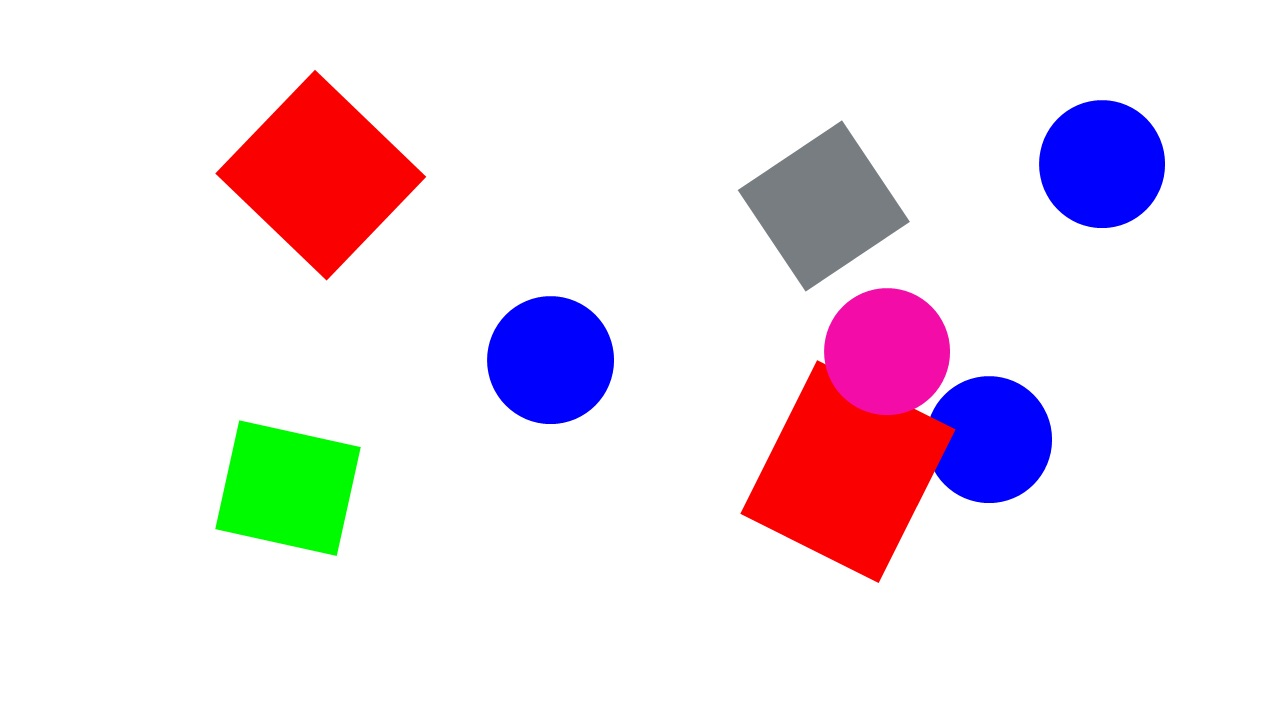
%> input picture L1H2/folder/1.jpg, 1280 x 720 px
$ octave L1H2.m   (GNU Octave 9; MATLAB toolbox functions it lacks are replaced by stand-ins)
%> lines starting %> are read from the running program, lines starting %| are printed output that depends on the picture; in (x1, y1, x2, y2) boxes, pixels count from 0 and x2, y2 are one past the last pixel; in counts of white or black regions, pixels touching at a corner belong together; the program's own positions count from 1
img = imread('1.jpg');
%> img is the input picture: size 720x1280x3 uint8; mean R, G, B 238.2, 226.2, 234.7
gray = rgb2gray(img);
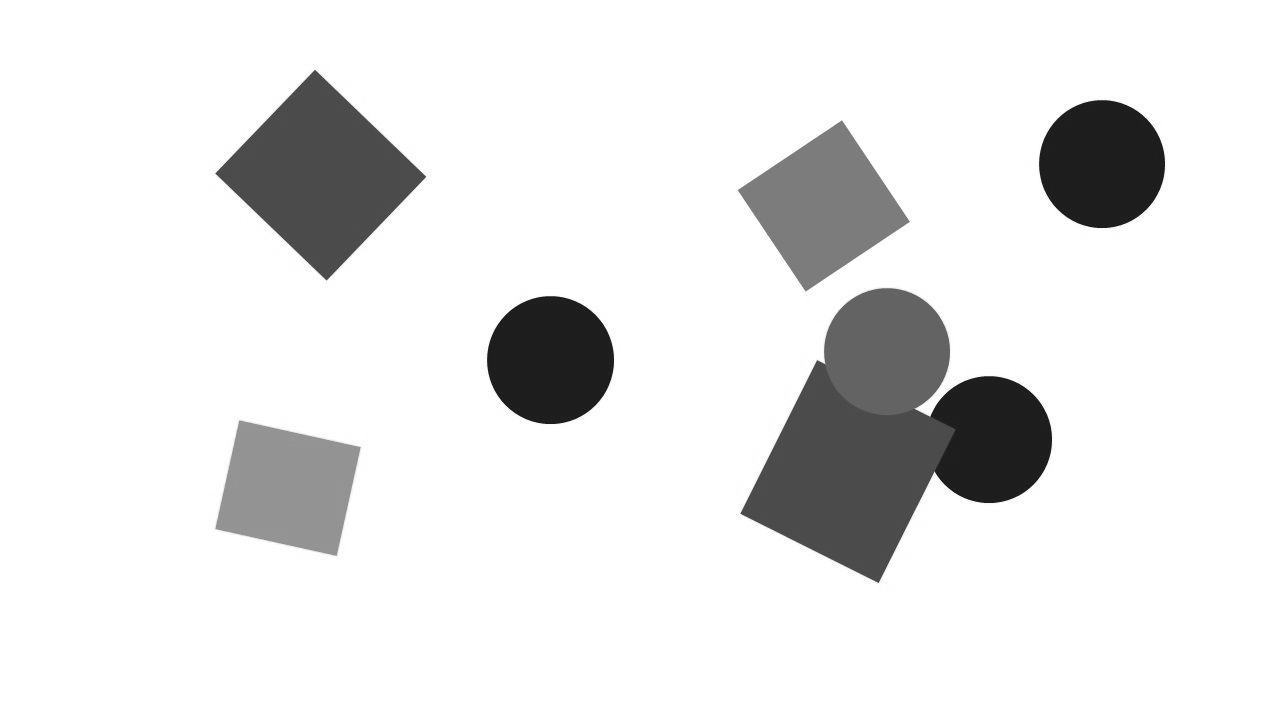
%> gray: size 720x1280 uint8; min 22, max 255, mean 230.7
canny = edge(gray, 'canny');
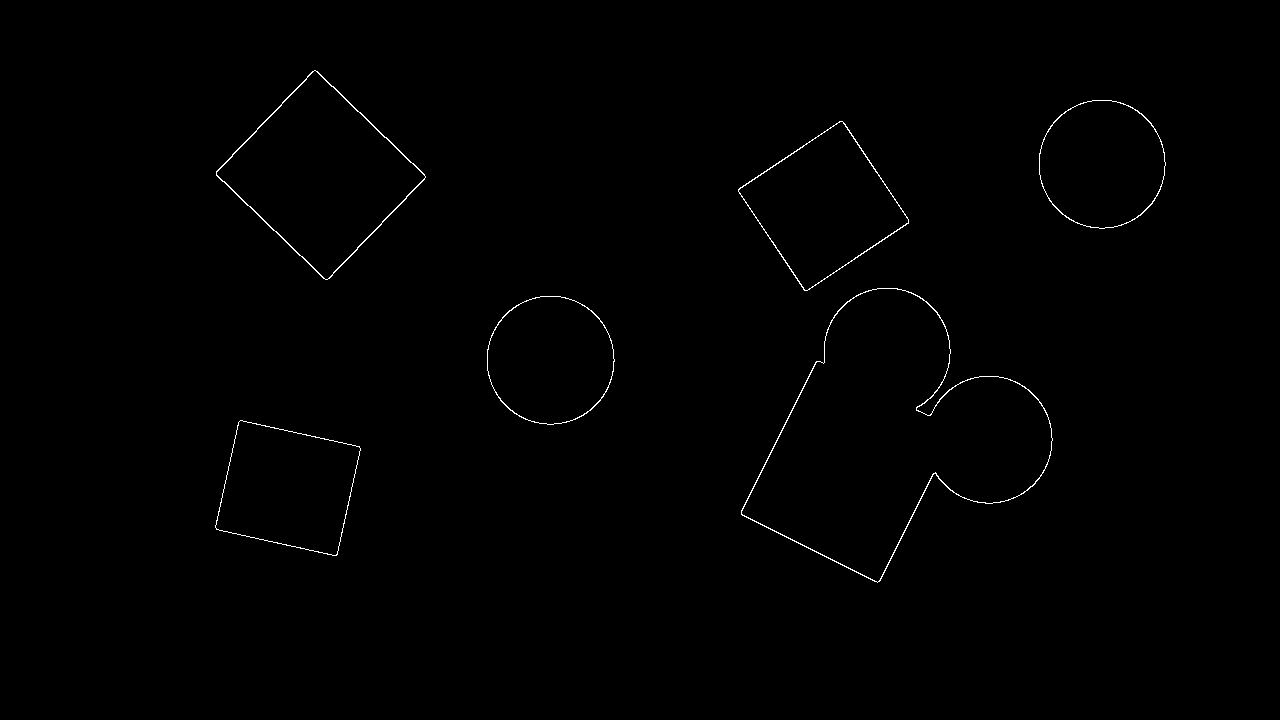
%> canny: size 720x1280 logical; 0.45% white in thin lines or dots, all inside (x1, y1, x2, y2) = (215, 70, 1166, 583)
dilate = imdilate(canny, strel('square', 10));
%> dilate: size 720x1280 logical; 4.8% white; 6 white regions, box (x1, y1, x2, y2) and area: (737, 284, 1058, 588) 13873, (212, 66, 431, 285) 8288, (734, 117, 914, 296) 6668, (211, 416, 366, 561) 5493, (483, 292, 620, 430) 5038, (1035, 96, 1171, 234) 5020

% similar to the floodfill() function in python
fill = imfill(dilate, [1 1], 4);
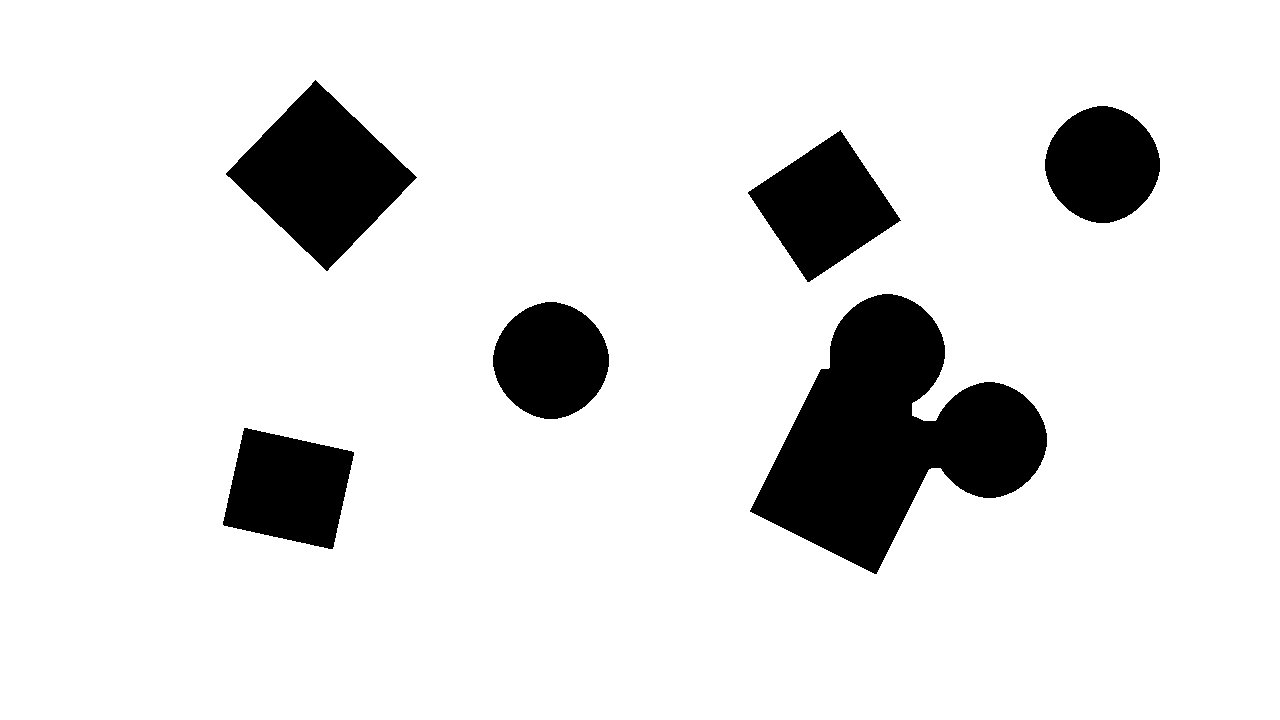
%> fill: size 720x1280 logical; 88.7% white; 6 black regions, box (x1, y1, x2, y2) and area: (750, 294, 1047, 574) 42181, (226, 80, 417, 271) 18235, (748, 130, 901, 282) 12115, (223, 428, 354, 549) 11281, (493, 302, 609, 419) 10330, (1045, 106, 1160, 223) 10235

% find Contours
[B,L] = bwboundaries(~fill, 'noholes');
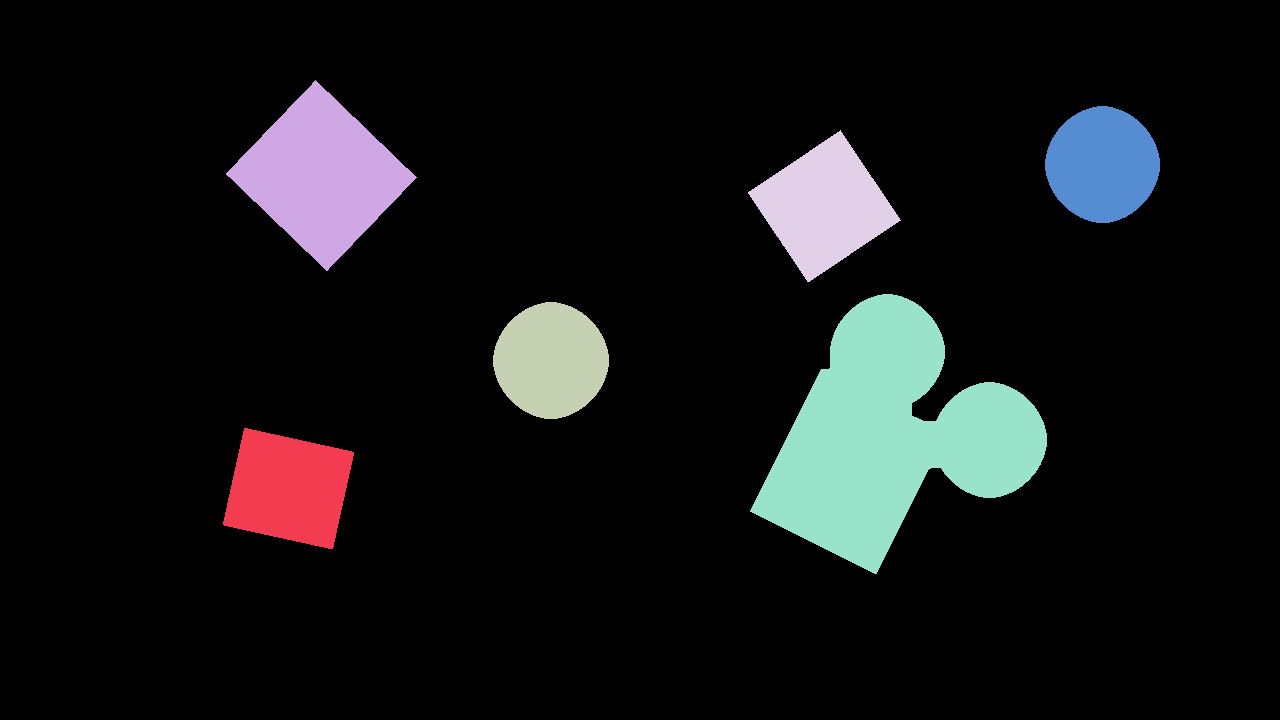
%> L: size 720x1280 double; 7 distinct labels, from 0 to 6; one colour per label, 0 black
%> B = 6 boundaries; box (x1, y1, x2, y2) and points: (750, 294, 1047, 574) 927, (223, 428, 354, 549) 411, (226, 80, 417, 271) 390, (748, 130, 901, 282) 365, (493, 302, 609, 419) 319, (1045, 106, 1160, 223) 317
disp(length(B));
%| 6

drawing = label2rgb(L, @white, [0,0,0]);

% set the position of the image where will be show
% here is mean that the image will show at the left side
subplot(1,2,1);
imshow(drawing);

hold on
for i = 1:length(B)
   boundary = B{i};
   plot(boundary(:,2), boundary(:,1), 'r', 'LineWidth', 2)
end
%> this loop made 6 passes

% see : https://stackoverflow.com/questions/27192048/equivalent-threshold-function-of-opencv-in-matlab
% similar to the inRange() function in python
% range = [R, G, B];
val = [0, 0, 100];
maxval = [40, 30, 255];
blue = true(size(img,1), size(img,2));
for p = 1 : 3
    blue = blue & (img(:,:,p) >= min(p) & img(:,:,p) <= maxval(p));
end

% find contours
[B,blueImgLabel] = bwboundaries(blue, 'noholes');
%> blueImgLabel: size 720x1280 double; 251 distinct labels, from 0 to 250
%> B = 250 boundaries; largest, box (x1, y1, x2, y2) and points: (1012, 454, 1050, 498) 163, (1041, 177, 1080, 223) 152, (562, 298, 605, 336) 144, (1100, 101, 1154, 129) 135, (969, 496, 1011, 503) 112
disp(length(B));
%| 250

% see : https://www.mathworks.com/help/images/ref/regionprops.html?s_tid=doc_ta
% find the center of shape
s = regionprops(blueImgLabel, 'Centroid');
%> s = 250 regions; first 5, Centroid: [490.6 350.8], [493.4 382.4], [491 370.5], [495 334.2], [495 332]
centroids = cat(1, s.Centroid);
%> centroids = 250 rows, first 12: [490.6 350.8; 493.4 382.4; 491 370.5; 495 334.2; 495 332; 495 343; 495 350.5; 495 370; 506.5 318.7; 496 338; 496 378; 496 383]

% here is mean that will show at the right side
subplot(1,2,2);
imshow(img);
hold on
plot(centroids(1,1),centroids(1,2), 'w.');
plot(centroids(3,1),centroids(3,2), 'w.');
plot((centroids(1,1) + centroids(3,1)) / 2, (centroids(1,2) + centroids(3,2)) / 2, 'w.');
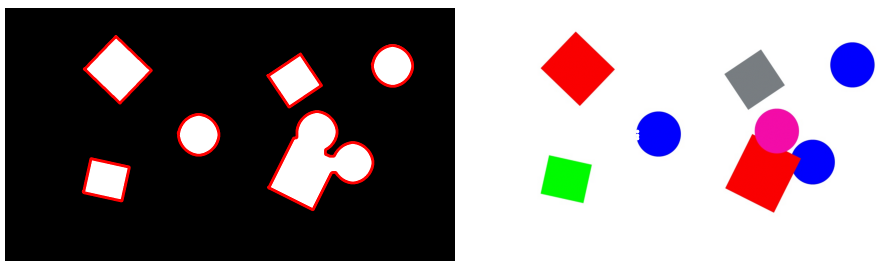
%> figure redrawn from the program's plot data, 2 panels
